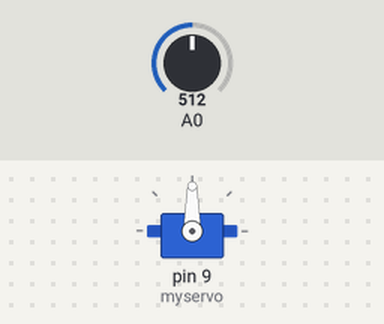
The sketch below on a simulated Arduino Uno, built with avr-gcc and run on an emulated ATmega328P. Parts: servo. Inputs (shaded band) come from the test bench; at power-on: A0 = 512.

Above: at 1.2 s.
1.3 s: A0 set to 716
At 2.5 s:
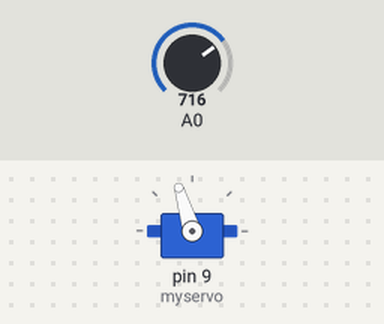
2.8 s: A0 set to 900
At 3.6 s:
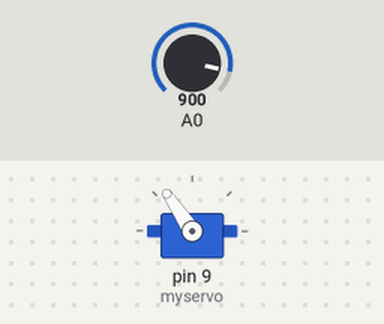
4.3 s: A0 set to 306
At 4.9 s:
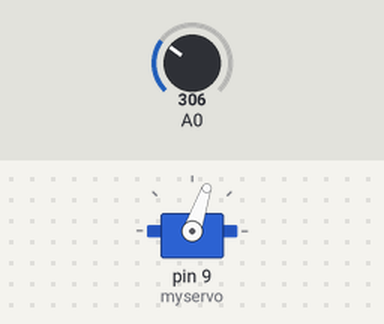
5.8 s: A0 set to 122
At 7.0 s:
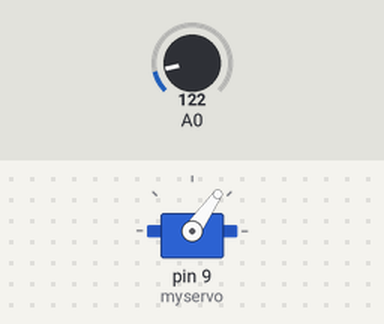
Timing chart, 0 to 8.3 s (numbered marks = the images above; inputs shaded):
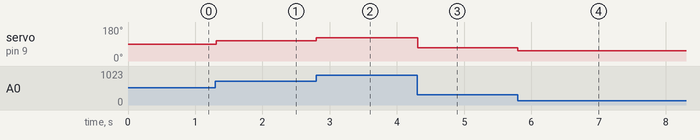

The sketch:

Servo_control_via_joystick.ino
```cpp
// Servo_control_via_joystick.ino
#include <Servo.h>
Servo myservo;
int analogVal;
void setup() {
myservo.attach(9); // servo is connected to Arduino Pin D9
}
void loop() {
analogVal = analogRead(0); // joystick is connected to A0
analogVal = map(analogVal, 0, 1023, 45, 135); // scale servo to 0 and 180
// degrees
myservo.write(analogVal);
delay(10);
}
```

Measured:
- after the input at 1.3 s, servo on pin 9 (myservo): 90° → 107° at once
- after the input at 2.8 s, servo on pin 9 (myservo): 107° → 124° at once
- after the input at 4.3 s, servo on pin 9 (myservo): 124° → 71° at once
- after the input at 5.8 s, servo on pin 9 (myservo): 71° → 55° at once
